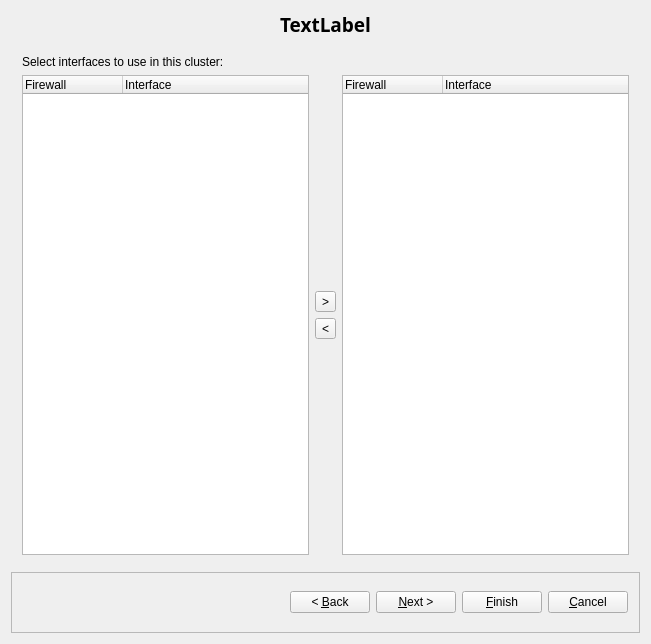
<?xml version="1.0" encoding="UTF-8"?>
<ui version="4.0">
 <class>newClusterDialog_q</class>
 <widget class="QDialog" name="newClusterDialog_q">
  <property name="geometry">
   <rect>
    <x>0</x>
    <y>0</y>
    <width>651</width>
    <height>644</height>
   </rect>
  </property>
  <layout class="QGridLayout">
   <item row="0" column="0">
    <widget class="QLabel" name="titleLabel">
     <property name="sizePolicy">
      <sizepolicy hsizetype="MinimumExpanding" vsizetype="Fixed">
       <horstretch>0</horstretch>
       <verstretch>0</verstretch>
      </sizepolicy>
     </property>
     <property name="minimumSize">
      <size>
       <width>0</width>
       <height>25</height>
      </size>
     </property>
     <property name="font">
      <font>
       <family>Sans Serif</family>
       <pointsize>14</pointsize>
       <weight>75</weight>
       <italic>false</italic>
       <bold>true</bold>
      </font>
     </property>
     <property name="text">
      <string>TextLabel</string>
     </property>
     <property name="alignment">
      <set>Qt::AlignCenter</set>
     </property>
    </widget>
   </item>
   <item row="1" column="0">
    <widget class="QStackedWidget" name="stackedWidget">
     <property name="minimumSize">
      <size>
       <width>500</width>
       <height>450</height>
      </size>
     </property>
     <property name="currentIndex">
      <number>1</number>
     </property>
     <widget class="QWidget" name="page_1">
      <layout class="QVBoxLayout" name="verticalLayout">
       <item>
        <layout class="QHBoxLayout" name="horizontalLayout">
         <item>
          <widget class="QLabel" name="label631_2">
           <property name="text">
            <string>Enter the name of the new object</string>
           </property>
           <property name="alignment">
            <set>Qt::AlignCenter</set>
           </property>
           <property name="wordWrap">
            <bool>false</bool>
           </property>
          </widget>
         </item>
         <item>
          <widget class="QLineEdit" name="obj_name_2"/>
         </item>
        </layout>
       </item>
       <item>
        <widget class="QLabel" name="label_9">
         <property name="text">
          <string>Choose firewalls to use in this cluster and one firewall to use as master:</string>
         </property>
        </widget>
       </item>
       <item>
        <widget class="FirewallSelectorWidget" name="firewallSelector">
         <column>
          <property name="text">
           <string>Firewall</string>
          </property>
         </column>
         <column>
          <property name="text">
           <string>Use in cluster</string>
          </property>
         </column>
         <column>
          <property name="text">
           <string>Master</string>
          </property>
         </column>
        </widget>
       </item>
      </layout>
     </widget>
     <widget class="QWidget" name="page_2">
      <layout class="QVBoxLayout" name="verticalLayout_3">
       <item>
        <widget class="QLabel" name="label_10">
         <property name="text">
          <string>Select interfaces to use in this cluster:</string>
         </property>
        </widget>
       </item>
       <item>
        <layout class="QHBoxLayout" name="horizontalLayout_2">
         <item>
          <widget class="QTreeWidget" name="notUsedInterfaces">
           <column>
            <property name="text">
             <string>Firewall</string>
            </property>
           </column>
           <column>
            <property name="text">
             <string>Interface</string>
            </property>
           </column>
          </widget>
         </item>
         <item>
          <layout class="QVBoxLayout" name="verticalLayout_2">
           <item>
            <spacer name="verticalSpacer_2">
             <property name="orientation">
              <enum>Qt::Vertical</enum>
             </property>
             <property name="sizeHint" stdset="0">
              <size>
               <width>20</width>
               <height>40</height>
              </size>
             </property>
            </spacer>
           </item>
           <item>
            <widget class="QToolButton" name="addInterface">
             <property name="text">
              <string>&gt;</string>
             </property>
            </widget>
           </item>
           <item>
            <widget class="QToolButton" name="removeInterface">
             <property name="text">
              <string>&lt;</string>
             </property>
            </widget>
           </item>
           <item>
            <spacer name="verticalSpacer">
             <property name="orientation">
              <enum>Qt::Vertical</enum>
             </property>
             <property name="sizeHint" stdset="0">
              <size>
               <width>20</width>
               <height>40</height>
              </size>
             </property>
            </spacer>
           </item>
          </layout>
         </item>
         <item>
          <widget class="QTreeWidget" name="usedInterfaces">
           <column>
            <property name="text">
             <string>Firewall</string>
            </property>
           </column>
           <column>
            <property name="text">
             <string>Interface</string>
            </property>
           </column>
          </widget>
         </item>
        </layout>
       </item>
      </layout>
     </widget>
     <widget class="QWidget" name="page_3"/>
     <widget class="QWidget" name="page_6"/>
     <widget class="QWidget" name="page_5"/>
     <widget class="QWidget" name="page1">
      <layout class="QGridLayout">
       <item row="0" column="0">
        <widget class="QLabel" name="label631">
         <property name="text">
          <string>Enter the name of the new object</string>
         </property>
         <property name="alignment">
          <set>Qt::AlignCenter</set>
         </property>
         <property name="wordWrap">
          <bool>false</bool>
         </property>
        </widget>
       </item>
       <item row="0" column="1">
        <widget class="QLineEdit" name="obj_name"/>
       </item>
       <item row="3" column="0" colspan="2">
        <widget class="Line" name="line1">
         <property name="sizePolicy">
          <sizepolicy hsizetype="Minimum" vsizetype="Fixed">
           <horstretch>0</horstretch>
           <verstretch>0</verstretch>
          </sizepolicy>
         </property>
         <property name="minimumSize">
          <size>
           <width>0</width>
           <height>20</height>
          </size>
         </property>
         <property name="frameShape">
          <enum>QFrame::HLine</enum>
         </property>
         <property name="frameShadow">
          <enum>QFrame::Sunken</enum>
         </property>
         <property name="orientation">
          <enum>Qt::Horizontal</enum>
         </property>
        </widget>
       </item>
       <item row="4" column="0" colspan="2">
        <widget class="QCheckBox" name="useTemplate">
         <property name="enabled">
          <bool>true</bool>
         </property>
         <property name="text">
          <string>Use preconfigured template cluster objects</string>
         </property>
        </widget>
       </item>
       <item row="5" column="0" colspan="2">
        <widget class="QFrame" name="templaterFrame">
         <property name="frameShape">
          <enum>QFrame::NoFrame</enum>
         </property>
         <property name="frameShadow">
          <enum>QFrame::Raised</enum>
         </property>
         <layout class="QGridLayout">
          <item row="0" column="0">
           <widget class="QLabel" name="label_2">
            <property name="text">
             <string>Template file:</string>
            </property>
           </widget>
          </item>
          <item row="0" column="1">
           <widget class="QLineEdit" name="templaterFilePath">
            <property name="minimumSize">
             <size>
              <width>400</width>
              <height>0</height>
             </size>
            </property>
           </widget>
          </item>
          <item row="1" column="0">
           <widget class="QPushButton" name="templaterBrowseButton">
            <property name="text">
             <string>Browse</string>
            </property>
           </widget>
          </item>
          <item row="1" column="1">
           <widget class="QPushButton" name="templateUseStandart">
            <property name="text">
             <string>Use standard template library</string>
            </property>
           </widget>
          </item>
          <item row="1" column="2">
           <spacer>
            <property name="orientation">
             <enum>Qt::Horizontal</enum>
            </property>
            <property name="sizeType">
             <enum>QSizePolicy::Fixed</enum>
            </property>
            <property name="sizeHint" stdset="0">
             <size>
              <width>100</width>
              <height>20</height>
             </size>
            </property>
           </spacer>
          </item>
         </layout>
        </widget>
       </item>
       <item row="6" column="0">
        <spacer>
         <property name="orientation">
          <enum>Qt::Vertical</enum>
         </property>
         <property name="sizeHint" stdset="0">
          <size>
           <width>20</width>
           <height>210</height>
          </size>
         </property>
        </spacer>
       </item>
       <item row="1" column="0">
        <widget class="QLabel" name="label">
         <property name="layoutDirection">
          <enum>Qt::RightToLeft</enum>
         </property>
         <property name="text">
          <string>Choose firewall software of this cluster</string>
         </property>
        </widget>
       </item>
       <item row="2" column="0">
        <widget class="QLabel" name="label_8">
         <property name="layoutDirection">
          <enum>Qt::RightToLeft</enum>
         </property>
         <property name="text">
          <string>Choose OS of this cluster</string>
         </property>
        </widget>
       </item>
       <item row="1" column="1">
        <widget class="QComboBox" name="platform"/>
       </item>
       <item row="2" column="1">
        <widget class="QComboBox" name="hostOS"/>
       </item>
      </layout>
     </widget>
     <widget class="QWidget" name="page3">
      <layout class="QGridLayout" name="gridLayout_4">
       <item row="0" column="0">
        <widget class="QLabel" name="label632">
         <property name="sizePolicy">
          <sizepolicy hsizetype="Preferred" vsizetype="Fixed">
           <horstretch>0</horstretch>
           <verstretch>255</verstretch>
          </sizepolicy>
         </property>
         <property name="text">
          <string>Here you can add or edit cluster interfaces manually. 'Name' corresponds to the name of the cluster interface, such as 'vrrp0', 'carp0' etc. 'Label' is used to mark interface to reflect network topology, e.g. 'outside' or 'inside'.</string>
         </property>
         <property name="alignment">
          <set>Qt::AlignLeading|Qt::AlignLeft|Qt::AlignVCenter</set>
         </property>
         <property name="wordWrap">
          <bool>true</bool>
         </property>
        </widget>
       </item>
       <item row="1" column="0">
        <widget class="QLabel" name="label658">
         <property name="text">
          <string>Click 'Finish' when done.</string>
         </property>
         <property name="alignment">
          <set>Qt::AlignCenter</set>
         </property>
         <property name="wordWrap">
          <bool>false</bool>
         </property>
        </widget>
       </item>
       <item row="2" column="0">
        <widget class="QFrame" name="frame149">
         <property name="frameShape">
          <enum>QFrame::Box</enum>
         </property>
         <property name="frameShadow">
          <enum>QFrame::Sunken</enum>
         </property>
         <layout class="QGridLayout" name="gridLayout_3">
          <property name="horizontalSpacing">
           <number>20</number>
          </property>
          <item row="0" column="0" colspan="3">
           <widget class="QTreeWidget" name="iface_list">
            <property name="minimumSize">
             <size>
              <width>0</width>
              <height>82</height>
             </size>
            </property>
            <column>
             <property name="text">
              <string>Name</string>
             </property>
            </column>
            <column>
             <property name="text">
              <string>Label</string>
             </property>
            </column>
            <column>
             <property name="text">
              <string>Address</string>
             </property>
            </column>
            <column>
             <property name="text">
              <string>Netmask</string>
             </property>
            </column>
            <column>
             <property name="text">
              <string>protocol</string>
             </property>
            </column>
            <column>
             <property name="text">
              <string>Secret</string>
             </property>
            </column>
            <column>
             <property name="text">
              <string>VID</string>
             </property>
            </column>
           </widget>
          </item>
          <item row="1" column="0" rowspan="3">
           <layout class="QGridLayout">
            <item row="0" column="0">
             <widget class="QLabel" name="label633">
              <property name="text">
               <string>Name:</string>
              </property>
              <property name="alignment">
               <set>Qt::AlignCenter</set>
              </property>
              <property name="wordWrap">
               <bool>false</bool>
              </property>
             </widget>
            </item>
            <item row="0" column="1">
             <widget class="QLineEdit" name="iface_name">
              <property name="sizePolicy">
               <sizepolicy hsizetype="Preferred" vsizetype="Fixed">
                <horstretch>0</horstretch>
                <verstretch>0</verstretch>
               </sizepolicy>
              </property>
              <property name="minimumSize">
               <size>
                <width>50</width>
                <height>0</height>
               </size>
              </property>
              <property name="maximumSize">
               <size>
                <width>100</width>
                <height>32767</height>
               </size>
              </property>
             </widget>
            </item>
            <item row="1" column="0">
             <widget class="QLabel" name="label634">
              <property name="text">
               <string>Address:</string>
              </property>
              <property name="alignment">
               <set>Qt::AlignCenter</set>
              </property>
              <property name="wordWrap">
               <bool>false</bool>
              </property>
             </widget>
            </item>
            <item row="1" column="1">
             <widget class="QLineEdit" name="iface_addr">
              <property name="sizePolicy">
               <sizepolicy hsizetype="Preferred" vsizetype="Fixed">
                <horstretch>0</horstretch>
                <verstretch>0</verstretch>
               </sizepolicy>
              </property>
              <property name="minimumSize">
               <size>
                <width>50</width>
                <height>0</height>
               </size>
              </property>
              <property name="maximumSize">
               <size>
                <width>100</width>
                <height>32767</height>
               </size>
              </property>
             </widget>
            </item>
            <item row="2" column="0">
             <widget class="QLabel" name="label635">
              <property name="text">
               <string>Netmask:</string>
              </property>
              <property name="alignment">
               <set>Qt::AlignCenter</set>
              </property>
              <property name="wordWrap">
               <bool>false</bool>
              </property>
             </widget>
            </item>
            <item row="2" column="1">
             <widget class="QLineEdit" name="iface_netmask">
              <property name="sizePolicy">
               <sizepolicy hsizetype="Preferred" vsizetype="Fixed">
                <horstretch>0</horstretch>
                <verstretch>0</verstretch>
               </sizepolicy>
              </property>
              <property name="minimumSize">
               <size>
                <width>50</width>
                <height>0</height>
               </size>
              </property>
              <property name="maximumSize">
               <size>
                <width>100</width>
                <height>32767</height>
               </size>
              </property>
             </widget>
            </item>
            <item row="3" column="0">
             <widget class="QLabel" name="label636">
              <property name="text">
               <string>Label:</string>
              </property>
              <property name="alignment">
               <set>Qt::AlignCenter</set>
              </property>
              <property name="wordWrap">
               <bool>false</bool>
              </property>
             </widget>
            </item>
            <item row="3" column="1">
             <widget class="QLineEdit" name="iface_label">
              <property name="sizePolicy">
               <sizepolicy hsizetype="Preferred" vsizetype="Fixed">
                <horstretch>0</horstretch>
                <verstretch>0</verstretch>
               </sizepolicy>
              </property>
              <property name="minimumSize">
               <size>
                <width>50</width>
                <height>0</height>
               </size>
              </property>
              <property name="maximumSize">
               <size>
                <width>100</width>
                <height>32767</height>
               </size>
              </property>
             </widget>
            </item>
           </layout>
          </item>
          <item row="1" column="1">
           <widget class="QLabel" name="label_4">
            <property name="text">
             <string>Failover protocol:</string>
            </property>
           </widget>
          </item>
          <item row="1" column="2" rowspan="3">
           <layout class="QVBoxLayout">
            <property name="spacing">
             <number>3</number>
            </property>
            <item>
             <widget class="QPushButton" name="delBtn">
              <property name="sizePolicy">
               <sizepolicy hsizetype="Expanding" vsizetype="Fixed">
                <horstretch>0</horstretch>
                <verstretch>0</verstretch>
               </sizepolicy>
              </property>
              <property name="text">
               <string>Delete</string>
              </property>
             </widget>
            </item>
            <item>
             <widget class="QPushButton" name="updBtn">
              <property name="sizePolicy">
               <sizepolicy hsizetype="Expanding" vsizetype="Fixed">
                <horstretch>0</horstretch>
                <verstretch>0</verstretch>
               </sizepolicy>
              </property>
              <property name="text">
               <string>Update</string>
              </property>
             </widget>
            </item>
            <item>
             <widget class="QPushButton" name="addBtn">
              <property name="sizePolicy">
               <sizepolicy hsizetype="Expanding" vsizetype="Fixed">
                <horstretch>0</horstretch>
                <verstretch>0</verstretch>
               </sizepolicy>
              </property>
              <property name="text">
               <string>Add</string>
              </property>
             </widget>
            </item>
           </layout>
          </item>
          <item row="2" column="1">
           <widget class="QComboBox" name="failover_protocol"/>
          </item>
          <item row="3" column="1">
           <widget class="QStackedWidget" name="failover_protocol_widget">
            <property name="currentIndex">
             <number>3</number>
            </property>
            <widget class="QWidget" name="unknown"/>
            <widget class="QWidget" name="vrrp">
             <layout class="QGridLayout" name="gridLayout_2">
              <item row="0" column="0">
               <widget class="QLabel" name="label_3">
                <property name="text">
                 <string>Secret:</string>
                </property>
               </widget>
              </item>
              <item row="0" column="1">
               <widget class="QLineEdit" name="vrrp_secret"/>
              </item>
              <item row="1" column="0">
               <widget class="QLabel" name="label_5">
                <property name="text">
                 <string>VRID</string>
                </property>
               </widget>
              </item>
              <item row="1" column="1">
               <widget class="QSpinBox" name="vrrp_vrid"/>
              </item>
             </layout>
            </widget>
            <widget class="QWidget" name="heartbeat"/>
            <widget class="QWidget" name="openais"/>
            <widget class="QWidget" name="carp">
             <layout class="QGridLayout" name="gridLayout">
              <item row="0" column="0">
               <widget class="QLabel" name="label_6">
                <property name="text">
                 <string>Password:</string>
                </property>
               </widget>
              </item>
              <item row="0" column="1">
               <widget class="QLineEdit" name="carp_password"/>
              </item>
              <item row="1" column="0">
               <widget class="QLabel" name="label_7">
                <property name="text">
                 <string>VHID:</string>
                </property>
               </widget>
              </item>
              <item row="1" column="1">
               <widget class="QSpinBox" name="carp_vhid"/>
              </item>
             </layout>
            </widget>
           </widget>
          </item>
         </layout>
        </widget>
       </item>
      </layout>
     </widget>
     <widget class="QWidget" name="page5">
      <layout class="QGridLayout">
       <property name="margin">
        <number>0</number>
       </property>
       <item row="1" column="1">
        <widget class="QFrame" name="frame5">
         <property name="sizePolicy">
          <sizepolicy hsizetype="Expanding" vsizetype="Preferred">
           <horstretch>0</horstretch>
           <verstretch>0</verstretch>
          </sizepolicy>
         </property>
         <property name="minimumSize">
          <size>
           <width>310</width>
           <height>210</height>
          </size>
         </property>
         <property name="frameShape">
          <enum>QFrame::StyledPanel</enum>
         </property>
         <property name="frameShadow">
          <enum>QFrame::Sunken</enum>
         </property>
         <widget class="Line" name="intfOutsideLine">
          <property name="geometry">
           <rect>
            <x>30</x>
            <y>11</y>
            <width>20</width>
            <height>55</height>
           </rect>
          </property>
          <property name="sizePolicy">
           <sizepolicy hsizetype="Fixed" vsizetype="Minimum">
            <horstretch>0</horstretch>
            <verstretch>0</verstretch>
           </sizepolicy>
          </property>
          <property name="minimumSize">
           <size>
            <width>20</width>
            <height>20</height>
           </size>
          </property>
          <property name="frameShape">
           <enum>QFrame::VLine</enum>
          </property>
          <property name="frameShadow">
           <enum>QFrame::Sunken</enum>
          </property>
          <property name="orientation">
           <enum>Qt::Vertical</enum>
          </property>
         </widget>
         <widget class="QTextBrowser" name="intfOutsideText">
          <property name="geometry">
           <rect>
            <x>81</x>
            <y>11</y>
            <width>217</width>
            <height>55</height>
           </rect>
          </property>
          <property name="sizePolicy">
           <sizepolicy hsizetype="Expanding" vsizetype="Fixed">
            <horstretch>0</horstretch>
            <verstretch>0</verstretch>
           </sizepolicy>
          </property>
          <property name="maximumSize">
           <size>
            <width>16777215</width>
            <height>55</height>
           </size>
          </property>
          <property name="frameShape">
           <enum>QFrame::Panel</enum>
          </property>
          <property name="frameShadow">
           <enum>QFrame::Raised</enum>
          </property>
          <property name="verticalScrollBarPolicy">
           <enum>Qt::ScrollBarAlwaysOff</enum>
          </property>
          <property name="horizontalScrollBarPolicy">
           <enum>Qt::ScrollBarAlwaysOff</enum>
          </property>
         </widget>
         <widget class="QLabel" name="pixmapLabel1">
          <property name="geometry">
           <rect>
            <x>11</x>
            <y>72</y>
            <width>64</width>
            <height>64</height>
           </rect>
          </property>
          <property name="pixmap">
           <pixmap resource="MainRes.qrc">:/Icons/host_64.png</pixmap>
          </property>
          <property name="scaledContents">
           <bool>false</bool>
          </property>
          <property name="wordWrap">
           <bool>false</bool>
          </property>
         </widget>
         <widget class="Line" name="intfDMZLine">
          <property name="geometry">
           <rect>
            <x>81</x>
            <y>94</y>
            <width>20</width>
            <height>20</height>
           </rect>
          </property>
          <property name="sizePolicy">
           <sizepolicy hsizetype="Minimum" vsizetype="Fixed">
            <horstretch>0</horstretch>
            <verstretch>0</verstretch>
           </sizepolicy>
          </property>
          <property name="minimumSize">
           <size>
            <width>20</width>
            <height>20</height>
           </size>
          </property>
          <property name="frameShape">
           <enum>QFrame::HLine</enum>
          </property>
          <property name="frameShadow">
           <enum>QFrame::Sunken</enum>
          </property>
          <property name="orientation">
           <enum>Qt::Horizontal</enum>
          </property>
         </widget>
         <widget class="QTextBrowser" name="intfDMZText">
          <property name="geometry">
           <rect>
            <x>107</x>
            <y>76</y>
            <width>191</width>
            <height>55</height>
           </rect>
          </property>
          <property name="sizePolicy">
           <sizepolicy hsizetype="Expanding" vsizetype="Fixed">
            <horstretch>0</horstretch>
            <verstretch>0</verstretch>
           </sizepolicy>
          </property>
          <property name="maximumSize">
           <size>
            <width>16777215</width>
            <height>55</height>
           </size>
          </property>
          <property name="frameShape">
           <enum>QFrame::Panel</enum>
          </property>
          <property name="frameShadow">
           <enum>QFrame::Raised</enum>
          </property>
          <property name="verticalScrollBarPolicy">
           <enum>Qt::ScrollBarAlwaysOff</enum>
          </property>
          <property name="horizontalScrollBarPolicy">
           <enum>Qt::ScrollBarAlwaysOff</enum>
          </property>
         </widget>
         <widget class="Line" name="intfInsideLine">
          <property name="geometry">
           <rect>
            <x>30</x>
            <y>142</y>
            <width>20</width>
            <height>55</height>
           </rect>
          </property>
          <property name="sizePolicy">
           <sizepolicy hsizetype="Fixed" vsizetype="Minimum">
            <horstretch>0</horstretch>
            <verstretch>0</verstretch>
           </sizepolicy>
          </property>
          <property name="minimumSize">
           <size>
            <width>20</width>
            <height>20</height>
           </size>
          </property>
          <property name="frameShape">
           <enum>QFrame::VLine</enum>
          </property>
          <property name="frameShadow">
           <enum>QFrame::Sunken</enum>
          </property>
          <property name="orientation">
           <enum>Qt::Vertical</enum>
          </property>
         </widget>
         <widget class="QTextBrowser" name="intfInsideText">
          <property name="geometry">
           <rect>
            <x>81</x>
            <y>142</y>
            <width>217</width>
            <height>55</height>
           </rect>
          </property>
          <property name="sizePolicy">
           <sizepolicy hsizetype="Expanding" vsizetype="Fixed">
            <horstretch>0</horstretch>
            <verstretch>0</verstretch>
           </sizepolicy>
          </property>
          <property name="maximumSize">
           <size>
            <width>16777215</width>
            <height>55</height>
           </size>
          </property>
          <property name="frameShape">
           <enum>QFrame::Panel</enum>
          </property>
          <property name="frameShadow">
           <enum>QFrame::Raised</enum>
          </property>
          <property name="verticalScrollBarPolicy">
           <enum>Qt::ScrollBarAlwaysOff</enum>
          </property>
          <property name="horizontalScrollBarPolicy">
           <enum>Qt::ScrollBarAlwaysOff</enum>
          </property>
         </widget>
        </widget>
       </item>
       <item row="0" column="0" colspan="2">
        <widget class="QLabel" name="textLabel1">
         <property name="text">
          <string>Choose template object in the list and click 'Finish' when ready. Template objects use generic interface names that will be iherited by the cluster object you create. You may need to rename them later to reflect real names of interfaces on your cluster machine.</string>
         </property>
         <property name="alignment">
          <set>Qt::AlignVCenter</set>
         </property>
         <property name="wordWrap">
          <bool>true</bool>
         </property>
        </widget>
       </item>
       <item row="2" column="0" colspan="2">
        <widget class="QTextBrowser" name="templateComment"/>
       </item>
       <item row="1" column="0">
        <widget class="QListWidget" name="templateList">
         <property name="maximumSize">
          <size>
           <width>250</width>
           <height>16777215</height>
          </size>
         </property>
        </widget>
       </item>
      </layout>
     </widget>
    </widget>
   </item>
   <item row="2" column="0">
    <widget class="QFrame" name="frame">
     <property name="sizePolicy">
      <sizepolicy hsizetype="MinimumExpanding" vsizetype="Fixed">
       <horstretch>1</horstretch>
       <verstretch>0</verstretch>
      </sizepolicy>
     </property>
     <property name="minimumSize">
      <size>
       <width>400</width>
       <height>50</height>
      </size>
     </property>
     <property name="frameShape">
      <enum>QFrame::StyledPanel</enum>
     </property>
     <property name="frameShadow">
      <enum>QFrame::Raised</enum>
     </property>
     <layout class="QHBoxLayout">
      <item>
       <spacer>
        <property name="orientation">
         <enum>Qt::Horizontal</enum>
        </property>
        <property name="sizeHint" stdset="0">
         <size>
          <width>161</width>
          <height>37</height>
         </size>
        </property>
       </spacer>
      </item>
      <item>
       <widget class="QPushButton" name="backButton">
        <property name="text">
         <string>&lt; &amp;Back</string>
        </property>
       </widget>
      </item>
      <item>
       <widget class="QPushButton" name="nextButton">
        <property name="text">
         <string>&amp;Next &gt;</string>
        </property>
        <property name="flat">
         <bool>false</bool>
        </property>
       </widget>
      </item>
      <item>
       <widget class="QPushButton" name="finishButton">
        <property name="text">
         <string>&amp;Finish</string>
        </property>
        <property name="flat">
         <bool>false</bool>
        </property>
       </widget>
      </item>
      <item>
       <widget class="QPushButton" name="cancelButton">
        <property name="text">
         <string>&amp;Cancel</string>
        </property>
       </widget>
      </item>
     </layout>
    </widget>
   </item>
  </layout>
 </widget>
 <layoutdefault spacing="6" margin="11"/>
 <customwidgets>
  <customwidget>
   <class>FirewallSelectorWidget</class>
   <extends>QTableWidget</extends>
   <header>FirewallSelectorWidget.h</header>
  </customwidget>
 </customwidgets>
 <tabstops>
  <tabstop>obj_name</tabstop>
  <tabstop>useTemplate</tabstop>
  <tabstop>templateList</tabstop>
  <tabstop>intfOutsideText</tabstop>
  <tabstop>intfDMZText</tabstop>
  <tabstop>intfInsideText</tabstop>
  <tabstop>templateComment</tabstop>
  <tabstop>templaterFilePath</tabstop>
  <tabstop>templaterBrowseButton</tabstop>
  <tabstop>templateUseStandart</tabstop>
  <tabstop>platform</tabstop>
  <tabstop>hostOS</tabstop>
  <tabstop>iface_list</tabstop>
  <tabstop>iface_name</tabstop>
  <tabstop>iface_addr</tabstop>
  <tabstop>iface_netmask</tabstop>
  <tabstop>iface_label</tabstop>
  <tabstop>addBtn</tabstop>
  <tabstop>updBtn</tabstop>
  <tabstop>delBtn</tabstop>
  <tabstop>backButton</tabstop>
  <tabstop>nextButton</tabstop>
  <tabstop>finishButton</tabstop>
  <tabstop>cancelButton</tabstop>
 </tabstops>
 <resources>
  <include location="MainRes.qrc"/>
 </resources>
 <connections>
  <connection>
   <sender>obj_name</sender>
   <signal>textChanged(QString)</signal>
   <receiver>newClusterDialog_q</receiver>
   <slot>changed()</slot>
   <hints>
    <hint type="sourcelabel">
     <x>20</x>
     <y>20</y>
    </hint>
    <hint type="destinationlabel">
     <x>20</x>
     <y>20</y>
    </hint>
   </hints>
  </connection>
  <connection>
   <sender>templateList</sender>
   <signal>currentItemChanged(QListWidgetItem*,QListWidgetItem*)</signal>
   <receiver>newClusterDialog_q</receiver>
   <slot>templateSelected(QListWidgetItem*)</slot>
   <hints>
    <hint type="sourcelabel">
     <x>20</x>
     <y>20</y>
    </hint>
    <hint type="destinationlabel">
     <x>20</x>
     <y>20</y>
    </hint>
   </hints>
  </connection>
  <connection>
   <sender>addBtn</sender>
   <signal>clicked()</signal>
   <receiver>newClusterDialog_q</receiver>
   <slot>addInterface()</slot>
   <hints>
    <hint type="sourcelabel">
     <x>454</x>
     <y>488</y>
    </hint>
    <hint type="destinationlabel">
     <x>293</x>
     <y>298</y>
    </hint>
   </hints>
  </connection>
  <connection>
   <sender>updBtn</sender>
   <signal>clicked()</signal>
   <receiver>newClusterDialog_q</receiver>
   <slot>updateInterface()</slot>
   <hints>
    <hint type="sourcelabel">
     <x>454</x>
     <y>458</y>
    </hint>
    <hint type="destinationlabel">
     <x>293</x>
     <y>298</y>
    </hint>
   </hints>
  </connection>
  <connection>
   <sender>delBtn</sender>
   <signal>clicked()</signal>
   <receiver>newClusterDialog_q</receiver>
   <slot>deleteInterface()</slot>
   <hints>
    <hint type="sourcelabel">
     <x>454</x>
     <y>428</y>
    </hint>
    <hint type="destinationlabel">
     <x>293</x>
     <y>298</y>
    </hint>
   </hints>
  </connection>
  <connection>
   <sender>platform</sender>
   <signal>activated(int)</signal>
   <receiver>newClusterDialog_q</receiver>
   <slot>platformChanged()</slot>
   <hints>
    <hint type="sourcelabel">
     <x>420</x>
     <y>101</y>
    </hint>
    <hint type="destinationlabel">
     <x>293</x>
     <y>298</y>
    </hint>
   </hints>
  </connection>
  <connection>
   <sender>failover_protocol</sender>
   <signal>currentIndexChanged(int)</signal>
   <receiver>newClusterDialog_q</receiver>
   <slot>failoverProtocolChanged()</slot>
   <hints>
    <hint type="sourcelabel">
     <x>345</x>
     <y>443</y>
    </hint>
    <hint type="destinationlabel">
     <x>325</x>
     <y>321</y>
    </hint>
   </hints>
  </connection>
  <connection>
   <sender>iface_list</sender>
   <signal>currentItemChanged(QTreeWidgetItem*,QTreeWidgetItem*)</signal>
   <receiver>newClusterDialog_q</receiver>
   <slot>selectedInterface(QTreeWidgetItem*,QTreeWidgetItem*)</slot>
   <hints>
    <hint type="sourcelabel">
     <x>325</x>
     <y>300</y>
    </hint>
    <hint type="destinationlabel">
     <x>325</x>
     <y>321</y>
    </hint>
   </hints>
  </connection>
 </connections>
 <slots>
  <slot>changed()</slot>
  <slot>failoverProtocolChanged()</slot>
  <slot>selectedInterface(QTreeWidgetItem*,QTreeWidgetItem*)</slot>
  <slot>platformChanged()</slot>
 </slots>
</ui>
